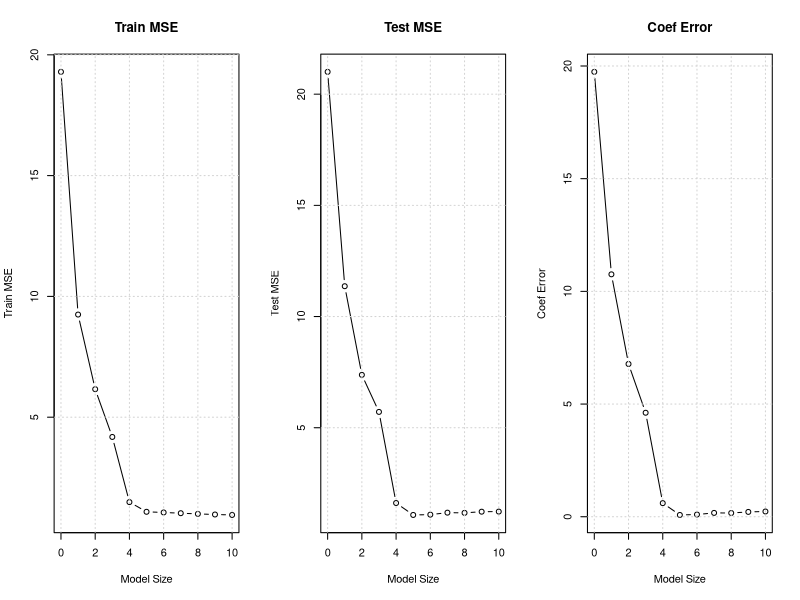
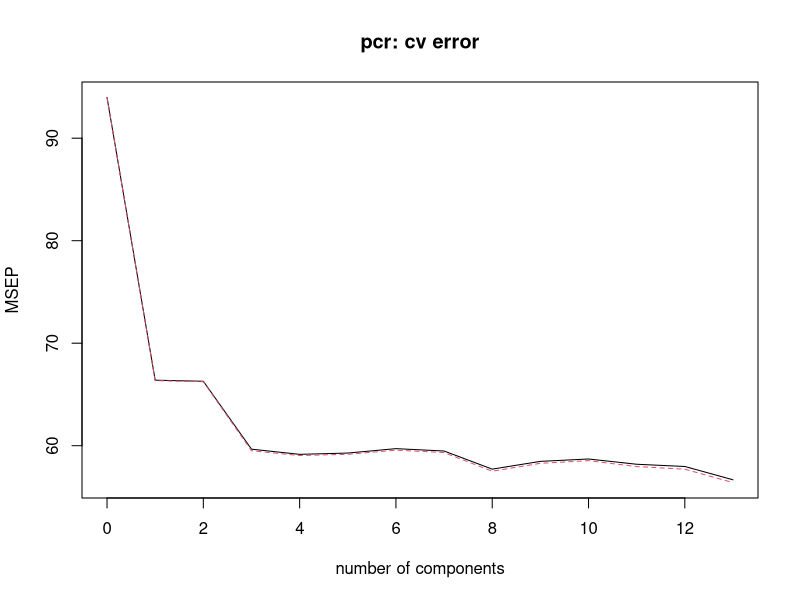

These charts were generated, in order, by the following R code:
# 6.6 10
# Question A
set.seed(1)
n <- 1000
p <- 20
Data <- matrix(rnorm(n * p), n, p)
colnames(Data) <- paste0("X", 1:p)
TrueB <- c(3, 2, -1.5, 0.7, -2, rep(0, p - 5))
Err <- rnorm(n)
Resp <- rowSums(Data * matrix(TrueB, n, p, byrow = TRUE)) + Err

# Question B
set.seed(2)
trainIdx <- sample(1:n, 100)
testIdx <- setdiff(1:n, trainIdx)
XTrain <- Data[trainIdx, , drop = FALSE]
YTrain <- Resp[trainIdx]
XTest <- Data[testIdx, , drop = FALSE]
YTest <- Resp[testIdx]

# Question C
library(leaps)
TrainDF <- data.frame(y = YTrain, XTrain)
SubsetMod <- regsubsets(y ~ ., data = TrainDF, nvmax = 10)

PredSubset <- function(mod, newdata, id) {
  coefs <- coef(mod, id = id)
  # Get the predictor names from the coefficients (excluding intercept)
  predNames <- names(coefs)[-1]
  if (length(predNames) == 0) {
    mm <- model.matrix(~1, newdata)
  } else {
    # Build a formula using only the selected predictors
    f <- as.formula(paste("~", paste(predNames, collapse = " + ")))
    mm <- model.matrix(f, newdata)
  }
  mm[, names(coefs), drop = FALSE] %*% coefs
}

# Question D
maxSize <- 10
Sizes <- 0:maxSize
TrainMSE <- numeric(maxSize + 1)
TestMSE <- numeric(maxSize + 1)
CoefErr <- numeric(maxSize + 1)

Mod0 <- lm(y ~ 1, data = data.frame(y = YTrain))
TrainMSE[1] <- mean(residuals(Mod0)^2)
TestMSE[1] <- mean((YTest - coef(Mod0)[1])^2)
Bhat <- rep(0, p)
CoefErr[1] <- sum((Bhat - TrueB)^2)

for (r in 1:maxSize) {
  trainPred <- PredSubset(SubsetMod, newdata = TrainDF, id = r)
  TrainMSE[r + 1] <- mean((YTrain - trainPred)^2)
  
  TestDF <- as.data.frame(XTest)
  colnames(TestDF) <- colnames(XTrain)
  testPred <- PredSubset(SubsetMod, newdata = TestDF, id = r)
  TestMSE[r + 1] <- mean((YTest - testPred)^2)
  
  Bhat <- rep(0, p)
  coefs <- coef(SubsetMod, id = r)
  if (length(coefs) > 1) {
    for (nm in names(coefs)[-1]) {
      idx <- as.numeric(sub("X", "", nm))
      Bhat[idx] <- coefs[nm]
    }
  }
  CoefErr[r + 1] <- sum((Bhat - TrueB)^2)
}

OptSize <- which.min(TestMSE) - 1

par(mfrow = c(1, 3))
plot(Sizes, TrainMSE, type = "b", xlab = "Model Size", ylab = "Train MSE", main = "Train MSE")
grid()
plot(Sizes, TestMSE, type = "b", xlab = "Model Size", ylab = "Test MSE", main = "Test MSE")
grid()
plot(Sizes, CoefErr, type = "b", xlab = "Model Size", ylab = "Coef Error", main = "Coef Error")
grid()
par(mfrow = c(1, 1))

print(OptSize)
print(coef(SubsetMod, id = OptSize))
print(TrueB)

# Question E
# Because the true data-generating process only involved 5 relevant predictors, using exactly those in the model achieves the best possible prediction accuracy without overfitting.
# The optimal model uses the true number of relevant predictors, which is exactly what subset selection found. 
# This confirms that subset selection can recover the true model when data are generated in this controlled way and that test MSE is minimized at the right complexity.

# Question F
# The model selected at size 5 includes exactly the correct variables. The estimated coefficients are very close to the true coefficients (with small random error).
# The best subset selection method correctly identified the structure of the true model. This supports its effectiveness in sparse settings, especially when training data is informative enough.

# QuestionG
# Coefficient error is lowest at model size 5, this same as where test MSE is minimized.
# As model size increases beyond 5, coefficient error does not improve, because extra variables are irrelevant and just add noise to the estimates.
# This shows that including only the true predictors leads to the most accurate coefficient estimates, and the larger models may not help and might hurt, even if they reduce training error.


# 6.6 11
# Question A
library(MASS)
library(leaps)
library(glmnet)
install.packages("pls")
library(pls)

data(Boston)
set.seed(5)
trainidx <- sample(1:nrow(Boston), size = round(0.7 * nrow(Boston)))
Bostontrain <- Boston[trainidx, ]
Bostontest  <- Boston[-trainidx, ]

bestsub <- regsubsets(crim ~ ., data = Bostontrain, nvmax = 13)
trainmat <- model.matrix(crim ~ ., data = Bostontrain)
testmat  <- model.matrix(crim ~ ., data = Bostontest)
valerrors <- rep(NA, 13)
for (i in 1:13) {
  coefi <- coef(bestsub, id = i)
  pred  <- testmat[, names(coefi)] %*% coefi
  valerrors[i] <- mean((Bostontest$crim - pred)^2)
}
bestsize <- which.min(valerrors)
bestsubmse <- min(valerrors)

xtrain <- model.matrix(crim ~ ., data = Bostontrain)[, -1]
ytrain <- Bostontrain$crim
xtest  <- model.matrix(crim ~ ., data = Bostontest)[, -1]
ytest  <- Bostontest$crim

set.seed(5)
cvridge <- cv.glmnet(xtrain, ytrain, alpha = 0)
lambdaridge <- cvridge$lambda.min
ridgefit <- glmnet(xtrain, ytrain, alpha = 0, lambda = lambdaridge)
ridgepred <- predict(ridgefit, newx = xtest)
ridgemse <- mean((ytest - ridgepred)^2)

set.seed(5)
cvlasso <- cv.glmnet(xtrain, ytrain, alpha = 1)
lambdalasso <- cvlasso$lambda.min
lassofit <- glmnet(xtrain, ytrain, alpha = 1, lambda = lambdalasso)
lassopred <- predict(lassofit, newx = xtest)
lassomse <- mean((ytest - lassopred)^2)

set.seed(5)
pcrfit <- pcr(crim ~ ., data = Bostontrain, scale = TRUE, validation = "CV")
validationplot(pcrfit, val.type = "MSEP", main = "pcr: cv error")
rmsep <- RMSEP(pcrfit)
optncomp <- which.min(rmsep$val[1, 1, -1])
pcrpred <- predict(pcrfit, Bostontest, ncomp = optncomp)
pcrmse <- mean((Bostontest$crim - pcrpred)^2)

# QuestionB
print(bestsize)
print(round(bestsubmse, 4))
print(round(ridgemse, 4))
print(round(lassomse, 4))
print(round(pcrmse, 4))

# Question C
lassocoefs <- coef(lassofit)
print(lassocoefs)



# 6.6 7
# Question A
set.seed(10)
n <- 100
p <- 5
x <- matrix(rnorm(n * p), n, p)
truebeta <- c(3, -2, 0, 1, 0)
sigma2 <- 1
epsilon <- rnorm(n, mean = 0, sd = sqrt(sigma2))
y <- x %*% truebeta + epsilon

negloglik <- function(beta, x, y, sigma2) {
  sum((y - x %*% beta)^2) / (2 * sigma2)
}

#Question B

neglogpostridge <- function(beta, x, y, sigma2, cval) {
  negloglik(beta, x, y, sigma2) + sum(beta^2) / (2 * cval)
}
neglogpostlasso <- function(beta, x, y, sigma2, bval) {
  negloglik(beta, x, y, sigma2) + sum(abs(beta)) / bval
}

cval <- 1
bval <- 1

# Question C
beta0 <- rep(0, p)
optridge <- optim(beta0, neglogpostridge, x = x, y = y, sigma2 = sigma2, cval = cval)
optlasso <- optim(beta0, neglogpostlasso, x = x, y = y, sigma2 = sigma2, bval = bval, method = "BFGS")

print(optridge$par)
print(optlasso$par)

# QUestion D
library(glmnet)
ridgefit <- glmnet(x, y, alpha = 0, lambda = 1, standardize = FALSE, intercept = FALSE)
lassofit <- glmnet(x, y, alpha = 1, lambda = 2, standardize = FALSE, intercept = FALSE)

print(as.vector(coef(ridgefit))[-1])
print(as.vector(coef(lassofit))[-1])
